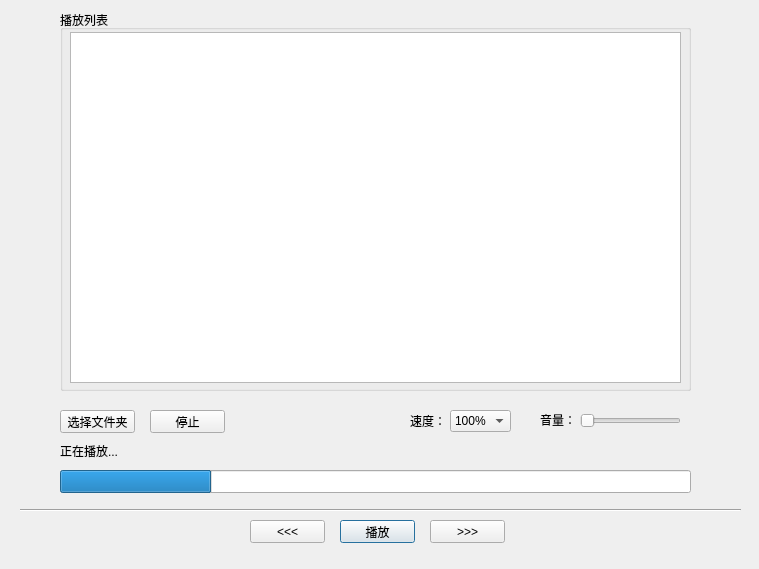
<?xml version="1.0" encoding="UTF-8"?>
<ui version="4.0">
 <class>MusicPlayDlg</class>
 <widget class="QDialog" name="MusicPlayDlg">
  <property name="geometry">
   <rect>
    <x>0</x>
    <y>0</y>
    <width>759</width>
    <height>569</height>
   </rect>
  </property>
  <property name="windowTitle">
   <string>音乐播放器2021</string>
  </property>
  <property name="windowIcon">
   <iconset>
    <normaloff>res/Icon/1270514.ico</normaloff>res/Icon/1270514.ico</iconset>
  </property>
  <widget class="Line" name="line">
   <property name="geometry">
    <rect>
     <x>20</x>
     <y>500</y>
     <width>721</width>
     <height>20</height>
    </rect>
   </property>
   <property name="orientation">
    <enum>Qt::Horizontal</enum>
   </property>
  </widget>
  <widget class="QPushButton" name="pushButtonpausestart">
   <property name="geometry">
    <rect>
     <x>340</x>
     <y>520</y>
     <width>75</width>
     <height>23</height>
    </rect>
   </property>
   <property name="text">
    <string>播放</string>
   </property>
  </widget>
  <widget class="QPushButton" name="pushButtonstop">
   <property name="geometry">
    <rect>
     <x>150</x>
     <y>410</y>
     <width>75</width>
     <height>23</height>
    </rect>
   </property>
   <property name="text">
    <string>停止</string>
   </property>
  </widget>
  <widget class="QLabel" name="label">
   <property name="geometry">
    <rect>
     <x>60</x>
     <y>440</y>
     <width>501</width>
     <height>21</height>
    </rect>
   </property>
   <property name="text">
    <string>正在播放...</string>
   </property>
  </widget>
  <widget class="QPushButton" name="pushButtonbrowser">
   <property name="geometry">
    <rect>
     <x>60</x>
     <y>410</y>
     <width>75</width>
     <height>23</height>
    </rect>
   </property>
   <property name="text">
    <string>选择文件夹</string>
   </property>
  </widget>
  <widget class="QProgressBar" name="musicprogress">
   <property name="geometry">
    <rect>
     <x>60</x>
     <y>470</y>
     <width>631</width>
     <height>23</height>
    </rect>
   </property>
   <property name="value">
    <number>24</number>
   </property>
   <property name="textVisible">
    <bool>false</bool>
   </property>
  </widget>
  <widget class="QSlider" name="columnSlider">
   <property name="geometry">
    <rect>
     <x>580</x>
     <y>410</y>
     <width>101</width>
     <height>22</height>
    </rect>
   </property>
   <property name="orientation">
    <enum>Qt::Horizontal</enum>
   </property>
  </widget>
  <widget class="QLabel" name="label_2">
   <property name="geometry">
    <rect>
     <x>540</x>
     <y>410</y>
     <width>31</width>
     <height>20</height>
    </rect>
   </property>
   <property name="text">
    <string>音量：</string>
   </property>
  </widget>
  <widget class="QPushButton" name="pushButtonNext">
   <property name="geometry">
    <rect>
     <x>430</x>
     <y>520</y>
     <width>75</width>
     <height>23</height>
    </rect>
   </property>
   <property name="text">
    <string>&gt;&gt;&gt;</string>
   </property>
  </widget>
  <widget class="QPushButton" name="pushButtonPre">
   <property name="geometry">
    <rect>
     <x>250</x>
     <y>520</y>
     <width>75</width>
     <height>23</height>
    </rect>
   </property>
   <property name="text">
    <string>&lt;&lt;&lt;</string>
   </property>
  </widget>
  <widget class="QGroupBox" name="groupBoxMusicList">
   <property name="geometry">
    <rect>
     <x>60</x>
     <y>10</y>
     <width>631</width>
     <height>381</height>
    </rect>
   </property>
   <property name="title">
    <string>播放列表</string>
   </property>
   <widget class="QListView" name="musicListView">
    <property name="geometry">
     <rect>
      <x>10</x>
      <y>22</y>
      <width>611</width>
      <height>351</height>
     </rect>
    </property>
   </widget>
  </widget>
  <widget class="QLabel" name="label_3">
   <property name="geometry">
    <rect>
     <x>410</x>
     <y>410</y>
     <width>31</width>
     <height>21</height>
    </rect>
   </property>
   <property name="text">
    <string>速度：</string>
   </property>
  </widget>
  <widget class="QComboBox" name="comboBox">
   <property name="geometry">
    <rect>
     <x>450</x>
     <y>410</y>
     <width>61</width>
     <height>22</height>
    </rect>
   </property>
   <item>
    <property name="text">
     <string>100%</string>
    </property>
   </item>
   <item>
    <property name="text">
     <string>125&amp;</string>
    </property>
   </item>
   <item>
    <property name="text">
     <string>150%</string>
    </property>
   </item>
  </widget>
 </widget>
 <layoutdefault spacing="6" margin="11"/>
 <resources/>
 <connections/>
</ui>
